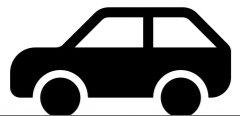
//> input picture car_task11/car_img.png, 240 x 116 px
$ ./car_task11   (built with g++ and OpenCV 4)
//> lines starting //> are read from the running program, lines starting //| are printed output that depends on the picture
//  g++ car_task11.cpp -std=c++11 `pkg-config --cflags --libs opencv4`
//  g++ car_task11.cpp `pkg-config --cflags --libs opencv`

#include <opencv2/opencv.hpp>

using namespace std;
using namespace cv;

int main(int argc, const char* argv[])
{
    cv::VideoCapture video("car_movie.mp4");
    cv::Mat templateImage = cv::imread("car_img.png");
//> templateImage is the input picture: 116 rows x 240 cols, CV_8UC3; mean B, G, R 134, 134, 134
    cv::Mat frame;

    if (!video.isOpened() || templateImage.empty())
    {
        printf("File not found\n");
        exit(0);
    }

    // ORB特徴点検出と特徴量計算
    // ORB特徴点検出機器と特徴量計算機を作成
    cv::Ptr<ORB> orb = ORB::create(50);

    // 検出された特徴点を格納
    std::vector<cv::KeyPoint> templateKeypoints, frameKeypoints;

    // 計算された特徴量を格納
    cv::Mat templateDescriptors, frameDescriptors;

    // 2つの特徴量のインデックス・マッチングの距離・およびその他の情報を保持するデータ
    std::vector<cv::DMatch> matches;

    // 画像の特徴点と特徴量を計算
    orb->detectAndCompute(templateImage, cv::noArray(), templateKeypoints, templateDescriptors);
//> templateKeypoints = 28 keypoints; strongest (x, y, size): (154, 46, 31), (142, 46, 31), (77, 46, 37.2), (76, 46, 31)

    // Brute-Forceクラスのオブジェクトを生成
    cv::BFMatcher matcher(NORM_HAMMING);

    while (true)
    {
        // 動画の再生位置を最初に戻す
        video.set(cv::CAP_PROP_POS_FRAMES, 0);

        while (video.read(frame))
        {
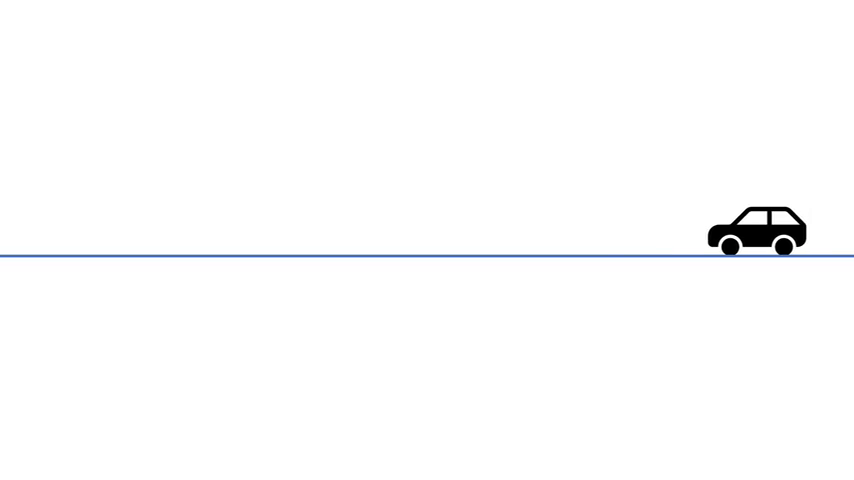
//> input picture frame 14 of car_task11/car_movie.mp4, 854 x 480 px
//> frame is the input picture: 480 rows x 854 cols, CV_8UC3; mean B, G, R 252.9, 252.5, 252.3
            // 動画の特徴点と特徴量を計算
            orb->detectAndCompute(frame, cv::noArray(), frameKeypoints, frameDescriptors);
//> frameKeypoints = 50 keypoints; strongest (x, y, size): (761, 216, 77.1), (774, 216, 77.1), (713, 243, 64.3), (764, 213, 53.6)

            // matcher.match関数を使って2つの特徴量セットをマッチングし，matchesに格納
            matcher.match(templateDescriptors, frameDescriptors, matches);
//> matches = 28 matches

            // 画像と動画をマッチング情報をもとに横に並べて表示し，対応する点で結ぶ
            cv::Mat result;
            cv::drawMatches(templateImage, templateKeypoints, frame, frameKeypoints, matches, result);
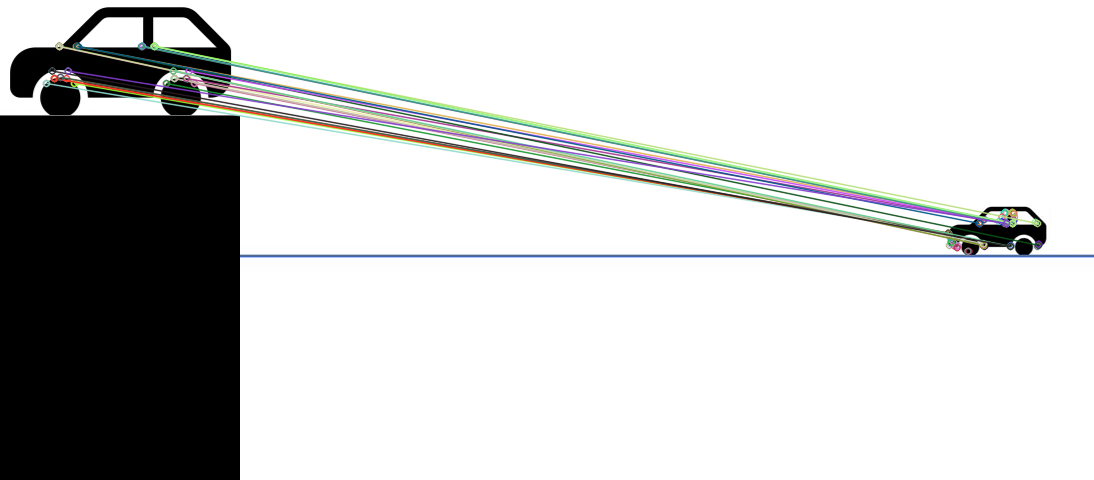
//> result: 480 rows x 1094 cols, CV_8UC3; mean B, G, R 200.7, 201.1, 200.4

            // マッチング結果を表示
            cv::imshow("Matching", result);

            char key = cv::waitKey(1);
//> the 'q' key is pressed

            if(key == 'q' || key == 'Q') {
            return 0;
//> (the program exits here)
